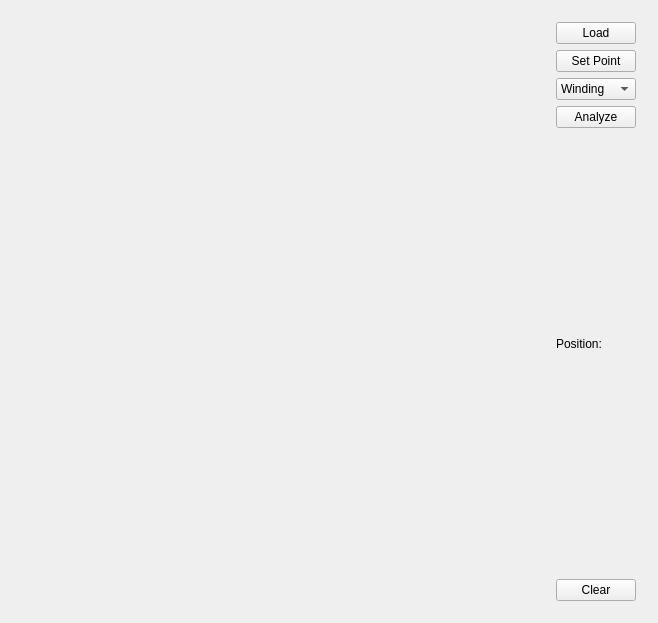
<?xml version="1.0" encoding="UTF-8"?>
<ui version="4.0">
 <class>Widget</class>
 <widget class="QWidget" name="Widget">
  <property name="geometry">
   <rect>
    <x>0</x>
    <y>0</y>
    <width>658</width>
    <height>623</height>
   </rect>
  </property>
  <property name="sizePolicy">
   <sizepolicy hsizetype="Preferred" vsizetype="Preferred">
    <horstretch>1</horstretch>
    <verstretch>1</verstretch>
   </sizepolicy>
  </property>
  <property name="windowTitle">
   <string>Widget</string>
  </property>
  <layout class="QHBoxLayout" name="horizontalLayout">
   <item>
    <widget class="draw" name="Canvas" native="true">
     <property name="sizePolicy">
      <sizepolicy hsizetype="Preferred" vsizetype="Preferred">
       <horstretch>1</horstretch>
       <verstretch>1</verstretch>
      </sizepolicy>
     </property>
    </widget>
   </item>
   <item>
    <widget class="QWidget" name="widget_2" native="true">
     <layout class="QVBoxLayout" name="verticalLayout">
      <item>
       <widget class="QPushButton" name="pushButton">
        <property name="text">
         <string>Load</string>
        </property>
       </widget>
      </item>
      <item>
       <widget class="QPushButton" name="pushButton_4">
        <property name="text">
         <string>Set Point</string>
        </property>
       </widget>
      </item>
      <item>
       <widget class="QComboBox" name="comboBox">
        <item>
         <property name="text">
          <string>Winding</string>
         </property>
        </item>
        <item>
         <property name="text">
          <string>Ray</string>
         </property>
        </item>
       </widget>
      </item>
      <item>
       <widget class="QPushButton" name="pushButton_3">
        <property name="text">
         <string>Analyze</string>
        </property>
       </widget>
      </item>
      <item>
       <spacer name="verticalSpacer">
        <property name="orientation">
         <enum>Qt::Vertical</enum>
        </property>
        <property name="sizeHint" stdset="0">
         <size>
          <width>20</width>
          <height>40</height>
         </size>
        </property>
       </spacer>
      </item>
      <item>
       <widget class="QLabel" name="label">
        <property name="text">
         <string>Position:</string>
        </property>
       </widget>
      </item>
      <item>
       <widget class="QLabel" name="label_2">
        <property name="text">
         <string/>
        </property>
       </widget>
      </item>
      <item>
       <spacer name="verticalSpacer_2">
        <property name="orientation">
         <enum>Qt::Vertical</enum>
        </property>
        <property name="sizeHint" stdset="0">
         <size>
          <width>20</width>
          <height>40</height>
         </size>
        </property>
       </spacer>
      </item>
      <item>
       <widget class="QPushButton" name="pushButton_2">
        <property name="text">
         <string>Clear</string>
        </property>
       </widget>
      </item>
     </layout>
    </widget>
   </item>
  </layout>
 </widget>
 <layoutdefault spacing="6" margin="11"/>
 <customwidgets>
  <customwidget>
   <class>draw</class>
   <extends>QWidget</extends>
   <header location="global">draw.h</header>
   <container>1</container>
  </customwidget>
 </customwidgets>
 <resources/>
 <connections/>
</ui>
